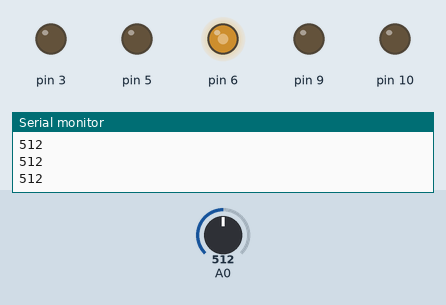
Simulated run of this sketch. Board: Arduino Uno, built with avr-gcc and run on an emulated ATmega328P. Shown: output pins drawn as LEDs (lit = HIGH), the last lines printed to the serial monitor. The inputs (shaded band) are chosen by the test bench; at power-on: A0 = 512.

Above: at 1.2 s.
1.3 s: A0 set to 716
At 2.5 s:
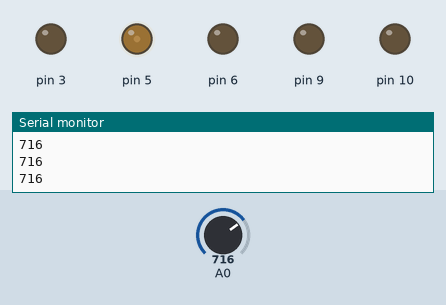
2.8 s: A0 set to 900
At 3.8 s:
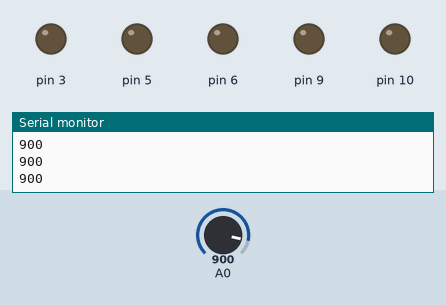
4.3 s: A0 set to 306
At 4.8 s:
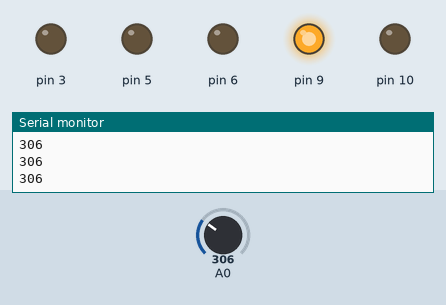
5.8 s: A0 set to 245
At 6.1 s:
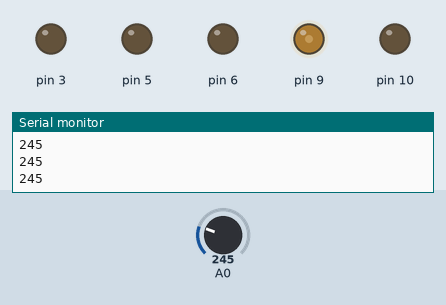
7.3 s: A0 set to 265
At 8.3 s:
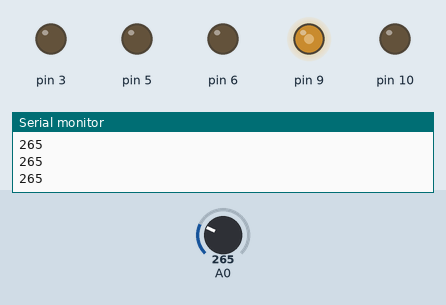
8.8 s: A0 set to 122
At 9.6 s:
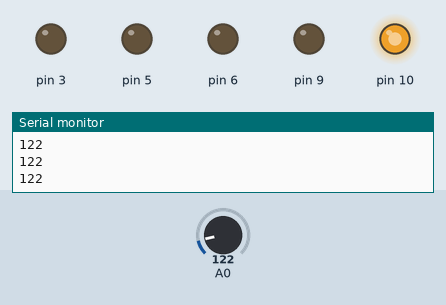
Timing chart, 0 to 11.3 s (numbered marks = the images above; inputs shaded):
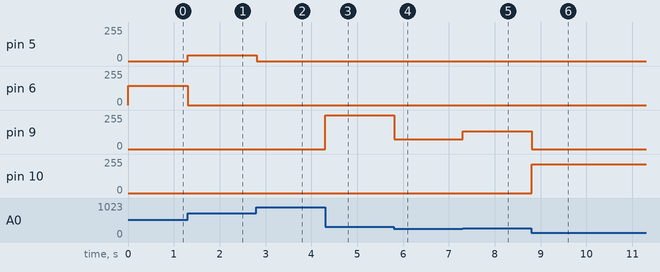

Measured:
- after the input at 1.3 s, pin 5: 0/255 → 42/255 at once; pin 6: 144/255 → 0/255 at once
- after the input at 2.8 s, pin 5: 42/255 → 0/255 at once
- after the input at 4.3 s, pin 9: 0/255 → 252/255 at once
- after the input at 5.8 s, pin 9: 252/255 → 75/255 at once
- after the input at 7.3 s, pin 9: 75/255 → 135/255 at once
- after the input at 8.8 s, pin 9: 135/255 → 0/255 at once; pin 10: 0/255 → 216/255 at once

The sketch:

rangefind.ino
```cpp
int debounceDelay=100;
   int time1;
   int latch1=0;
   int time2;
   int latch2=0;
   int pos;
unsigned char ledControlCurve(int offset,int x);

void setup() {
  pinMode(4,INPUT);
  pinMode(2,INPUT);
  pinMode(3,OUTPUT);
  pinMode(5,OUTPUT);
  pinMode(6,OUTPUT);
  pinMode(9,OUTPUT);
  pinMode(10,OUTPUT);
  Serial.begin(9600);


}

void loop() {

   pos=-3*(analogRead(A0)-900);
   Serial.println(analogRead(A0));
   analogWrite(3,ledControlCurve(-255,pos));
   analogWrite(5,ledControlCurve(-765,pos));
   analogWrite(6,ledControlCurve(-1275,pos));
   analogWrite(9,ledControlCurve(-1785,pos));
   analogWrite(10,ledControlCurve(-2295,pos));

}
unsigned char ledControlCurve(int offset, int x){
  if ((x+offset)>255){
    return 0;
  }
  if (((x+offset)>=0)&&((x+offset)<=255)){
    return -1*(x+offset)+255;

  }
  if (((x+offset)<0)&&((x+offset)>=-255)){
    return ((x+offset)+255);

  }
  if ((x+offset)<255){
    return 0;

  }
}
```
